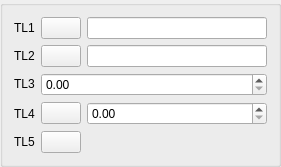
<?xml version="1.0" encoding="UTF-8"?>
<ui version="4.0">
 <class>DlgRef_2Sel2Spin2Push_QTD</class>
 <widget class="QWidget" name="DlgRef_2Sel2Spin2Push_QTD">
  <property name="geometry">
   <rect>
    <x>0</x>
    <y>0</y>
    <width>281</width>
    <height>165</height>
   </rect>
  </property>
  <property name="windowTitle">
   <string/>
  </property>
  <layout class="QGridLayout">
   <property name="margin">
    <number>0</number>
   </property>
   <property name="spacing">
    <number>0</number>
   </property>
   <item row="0" column="0">
    <widget class="QGroupBox" name="GroupBox1">
     <property name="title">
      <string/>
     </property>
     <layout class="QGridLayout" name="gridLayout1">
      <item row="0" column="0">
       <widget class="QLabel" name="TextLabel1">
        <property name="sizePolicy">
         <sizepolicy hsizetype="Fixed" vsizetype="Fixed">
          <horstretch>0</horstretch>
          <verstretch>0</verstretch>
         </sizepolicy>
        </property>
        <property name="text">
         <string>TL1</string>
        </property>
        <property name="wordWrap">
         <bool>false</bool>
        </property>
       </widget>
      </item>
      <item row="0" column="2">
       <widget class="QPushButton" name="PushButton1">
        <property name="sizePolicy">
         <sizepolicy hsizetype="Fixed" vsizetype="Fixed">
          <horstretch>0</horstretch>
          <verstretch>0</verstretch>
         </sizepolicy>
        </property>
        <property name="text">
         <string/>
        </property>
       </widget>
      </item>
      <item row="0" column="3" colspan="2">
       <widget class="QLineEdit" name="LineEdit1"/>
      </item>
      <item row="1" column="0">
       <widget class="QLabel" name="TextLabel2">
        <property name="sizePolicy">
         <sizepolicy hsizetype="Fixed" vsizetype="Fixed">
          <horstretch>0</horstretch>
          <verstretch>0</verstretch>
         </sizepolicy>
        </property>
        <property name="text">
         <string>TL2</string>
        </property>
        <property name="wordWrap">
         <bool>false</bool>
        </property>
       </widget>
      </item>
      <item row="1" column="2">
       <widget class="QPushButton" name="PushButton2">
        <property name="sizePolicy">
         <sizepolicy hsizetype="Fixed" vsizetype="Fixed">
          <horstretch>0</horstretch>
          <verstretch>0</verstretch>
         </sizepolicy>
        </property>
        <property name="text">
         <string/>
        </property>
       </widget>
      </item>
      <item row="1" column="3" colspan="2">
       <widget class="QLineEdit" name="LineEdit2"/>
      </item>
      <item row="2" column="0">
       <widget class="QLabel" name="TextLabel3">
        <property name="sizePolicy">
         <sizepolicy hsizetype="Fixed" vsizetype="Fixed">
          <horstretch>0</horstretch>
          <verstretch>0</verstretch>
         </sizepolicy>
        </property>
        <property name="text">
         <string>TL3</string>
        </property>
        <property name="wordWrap">
         <bool>false</bool>
        </property>
       </widget>
      </item>
      <item row="2" column="2" colspan="3">
       <widget class="SalomeApp_DoubleSpinBox" name="SpinBox_DX"/>
      </item>
      <item row="4" column="0">
       <widget class="QLabel" name="TextLabel4">
        <property name="text">
         <string>TL4</string>
        </property>
       </widget>
      </item>
      <item row="4" column="2">
       <widget class="QPushButton" name="PushButton3">
        <property name="text">
         <string/>
        </property>
        <property name="checkable">
         <bool>true</bool>
        </property>
       </widget>
      </item>
      <item row="4" column="3" colspan="2">
       <widget class="SalomeApp_DoubleSpinBox" name="SpinBox_DY"/>
      </item>
      <item row="5" column="2">
       <widget class="QPushButton" name="PushButton4">
        <property name="text">
         <string/>
        </property>
        <property name="checkable">
         <bool>true</bool>
        </property>
       </widget>
      </item>
      <item row="5" column="0">
       <widget class="QLabel" name="TextLabel5">
        <property name="text">
         <string>TL5</string>
        </property>
       </widget>
      </item>
     </layout>
    </widget>
   </item>
  </layout>
 </widget>
 <layoutdefault spacing="6" margin="11"/>
 <pixmapfunction>qPixmapFromMimeSource</pixmapfunction>
 <customwidgets>
  <customwidget>
   <class>SalomeApp_DoubleSpinBox</class>
   <extends>QDoubleSpinBox</extends>
   <header location="global">SalomeApp_DoubleSpinBox.h</header>
  </customwidget>
 </customwidgets>
 <tabstops>
  <tabstop>PushButton1</tabstop>
  <tabstop>LineEdit1</tabstop>
  <tabstop>PushButton2</tabstop>
  <tabstop>LineEdit2</tabstop>
  <tabstop>SpinBox_DX</tabstop>
  <tabstop>SpinBox_DY</tabstop>
 </tabstops>
 <resources/>
 <connections/>
</ui>
